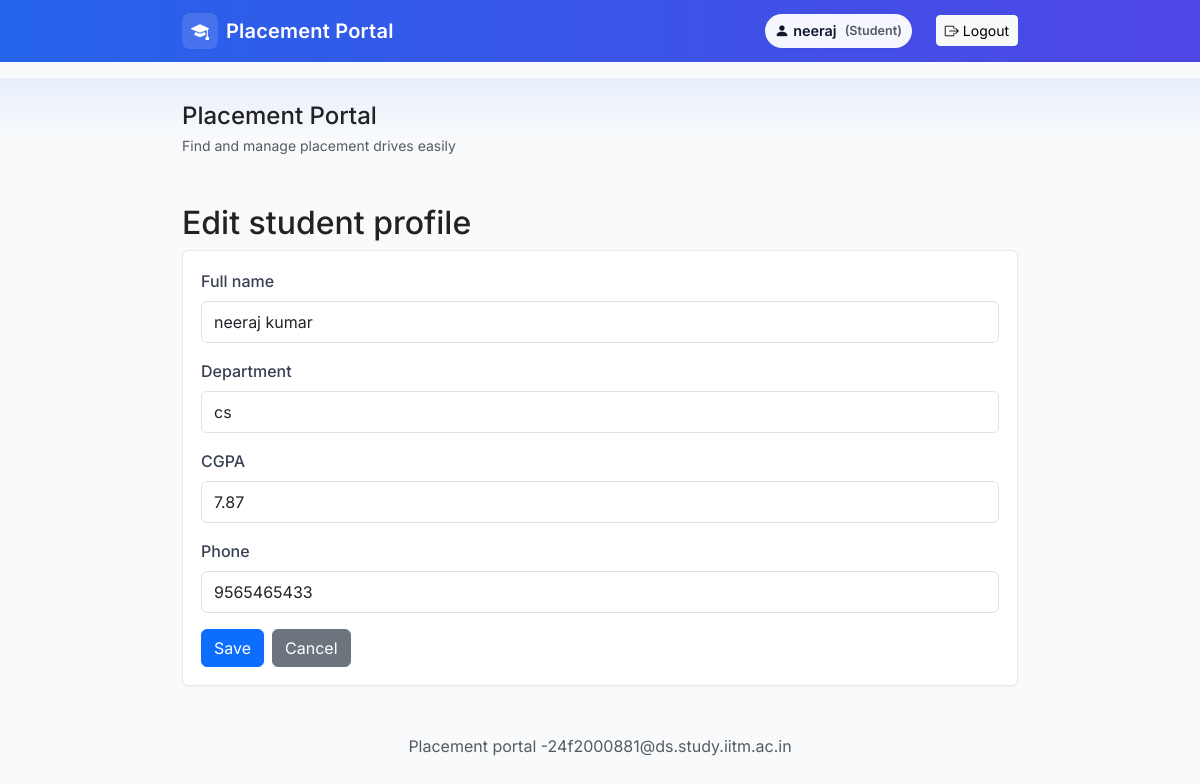
The app's page /student/profile/edit (signed in) with its own data.
### tables this page shows
CREATE TABLE users (
            id INTEGER PRIMARY KEY AUTOINCREMENT,
            username TEXT UNIQUE NOT NULL,
            password_hash TEXT NOT NULL,
            role TEXT NOT NULL CHECK(role IN ('admin', 'student', 'company'))
        );

CREATE TABLE students (
            id INTEGER PRIMARY KEY AUTOINCREMENT,
            user_id INTEGER NOT NULL UNIQUE,
            full_name TEXT,
            department TEXT,
            cgpa REAL,
            phone TEXT,
            FOREIGN KEY (user_id) REFERENCES users(id) ON DELETE CASCADE
        );

### app.py (the view, shortened to what this page needs)
@app.route('/student/profile/edit', methods=['GET', 'POST'])
def edit_student_profile():
    user = current_user()
    if not user or user['role'] != 'student':
        flash('Student login required', 'danger')
        return redirect(url_for('login'))
    student = models.get_student_by_userid(user['id'])
    return render_template('edit_student_profile.html', user=user, student=student)

### app.py (called while the page is built)
def logged_in():
    return 'user_id' in session

def current_user():
    if not logged_in():
        return None
    return models.get_user_by_id(session['user_id'])

### models.py (called while the page is built)
def get_db_connection():
    conn = sqlite3.connect(DB_PATH)
    conn.row_factory = sqlite3.Row
    return conn

def get_user_by_id(user_id):
    conn = get_db_connection()
    cur = conn.cursor()
    cur.execute("SELECT * FROM users WHERE id = ?", (user_id,))
    u = cur.fetchone()
    conn.close()
    return u

def get_student_by_userid(user_id):
    conn = get_db_connection()
    cur = conn.cursor()
    cur.execute("SELECT * FROM students WHERE user_id = ?", (user_id,))
    row = cur.fetchone()
    conn.close()
    return row

### templates/edit_student_profile.html
{% extends 'base.html' %} {% block content %}
<h2>Edit student profile</h2>
<div class="profile-form">
  <form method="post" aria-label="Edit student profile form">
    <div class="mb-3">
      <label class="form-label" for="full_name">Full name</label>
      <input
        id="full_name"
        class="form-control"
        name="full_name"
        value="{{ student['full_name'] if student else '' }}"
      />
    </div>
    <div class="mb-3">
      <label class="form-label" for="department">Department</label>
      <input
        id="department"
        class="form-control"
        name="department"
        value="{{ student['department'] if student else '' }}"
      />
    </div>
    <div class="mb-3">
      <label class="form-label" for="cgpa">CGPA</label>
      <input
        id="cgpa"
        class="form-control"
        name="cgpa"
        type="number"
        step="0.01"
        value="{{ student['cgpa'] if student and student['cgpa'] is not none else '' }}"
      />
    </div>
    <div class="mb-3">
      <label class="form-label" for="phone">Phone</label>
      <input
        id="phone"
        class="form-control"
        name="phone"
        value="{{ student['phone'] if student else '' }}"
      />
    </div>
    <div class="d-flex flex-wrap align-items-center">
      <button class="btn btn-primary" type="submit">Save</button>
      <a
        class="btn btn-secondary ms-2"
        href="{{ url_for('student_dashboard') }}"
        >Cancel</a
      >
    </div>
  </form>
</div>
{% endblock %}

### templates/base.html (shortened to what this page needs)
<!doctype html>
<html lang="en">
  <head>
    <link
      href="https://cdn.jsdelivr.net/npm/bootstrap@5.3.0/dist/css/bootstrap.min.css"
      rel="stylesheet"
    />
    <link
      href="https://cdn.jsdelivr.net/npm/bootstrap-icons@1.10.5/font/bootstrap-icons.css"
      rel="stylesheet"
    />
    <link
      rel="stylesheet"
      href="{{ url_for('static', filename='css/styles.css') }}"
    />
  </head>
  <body>
    <nav class="navbar navbar-expand-lg mb-3 navbar-portal">
      <div class="container">
        <a
          class="navbar-brand d-flex align-items-center"
          href="{{ url_for('index') }}"
        >
          <span class="brand-mark me-2"
            ><i class="bi bi-mortarboard-fill"></i
          ></span>
          <span class="brand-text">Placement Portal</span>
        </a>
        <div class="collapse navbar-collapse justify-content-end" id="navMenu">
          <div class="d-flex align-items-center">
            {% if user %}
            <div class="me-3">
              <span
                class="user-badge role-{{ user['role'] }} d-inline-flex align-items-center"
              >
                {% if user['role'] == 'company' %}
                <i class="bi bi-building-fill me-1" aria-hidden="true"></i>
                {% elif user['role'] == 'admin' %}
                <i class="bi bi-shield-lock-fill me-1" aria-hidden="true"></i>
                {% else %}
                <i class="bi bi-person-fill me-1" aria-hidden="true"></i>
                {% endif %}
                <span class="user-name">{{ user['username'] }}</span>
                <small class="text-muted ms-2 text-capitalize"
                  >({{ user['role'] }})</small
                >
              </span>
            </div>
            <a
              class="btn btn-light btn-sm ms-2 d-flex align-items-center"
              href="{{ url_for('logout') }}"
              aria-label="Logout"
            >
              <i class="bi bi-box-arrow-right me-1"></i> Logout
            </a>
            {% else %}
            <a class="btn btn-primary btn-sm me-2" href="{{ url_for('login') }}"
              >Login</a
            >
            {% endif %}
          </div>
        </div>
      </div>
    </nav>
    <div class="bg-hero py-4 mb-4">
      <div class="container d-flex align-items-center justify-content-between">
        <div>
          <h1 class="h4 mb-1">Placement Portal</h1>
          <div class="text-muted small">
            Find and manage placement drives easily
          </div>
        </div>
      </div>
    </div>
    <div class="container">
       {% block content %}{% endblock %}
    </div>
    <footer class="text-center mt-5 mb-3 text-muted">
      Placement portal -24f2000881@ds.study.iitm.ac.in
    </footer>
  </body>
</html>

### static/css/styles.css (style rules this page uses)
body { background: #f8fafc; color: #222; font-family: "Inter", -apple-system, BlinkMacSystemFont, "Segoe UI", Roboto, "Helvetica Neue", Arial; }
.container { max-width: 860px; }
.navbar-brand { font-weight: 600; letter-spacing: 0.2px; }
.navbar-portal { background: linear-gradient(90deg, #2563eb 0%, #4f46e5 100%); color: #fff; }
.navbar-portal .navbar-brand, .navbar-portal .brand-text { color: #fff; }
.brand-mark { display: inline-flex; align-items: center; justify-content: center; width: 36px; height: 36px; border-radius: 8px; background: rgba(255, 255, 255, 0.12); }
.brand-mark .bi { font-size: 18px; color: #fff; }
.bg-hero { background: linear-gradient(180deg, rgba(37, 99, 235, 0.08), transparent 60%); }
footer { color: #6b7280; }
.profile-form { background: #ffffff; border: 1px solid #e6e9ee; padding: 18px; border-radius: 6px; box-shadow: 0 1px 2px rgba(16, 24, 40, 0.04); }
.form-label { font-weight: 500; color: #374151; }
.form-control { height: 42px; }
.btn + .btn { margin-left: 8px; }
.user-badge { display: inline-block; background: rgba(255, 255, 255, 0.95); color: #0f172a; padding: 6px 10px; border-radius: 999px; font-weight: 600; box-shadow: 0 1px 2px rgba(16, 24, 40, 0.06); font-size: 0.9rem; }
.user-badge .user-name { display: inline-block; max-width: 10rem; overflow: hidden; text-overflow: ellipsis; white-space: nowrap; }

### records on screen
users: username "neeraj", role "Student"
students: full_name "neeraj kumar", department "cs", cgpa "7.87", phone "9565465433"
